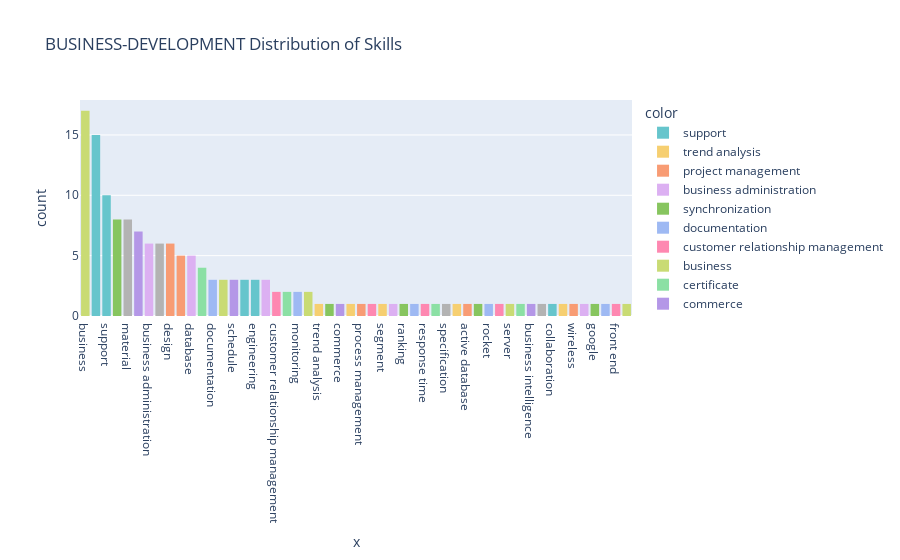

Notebook source saved alongside this figure:
### Code cell
# We want to know the skills required for someone apply for a BUSINESS-DEVELOPMENT job

Job_Category= 'BUSINESS-DEVELOPMENT'

Total_skills = []
if Job_Category != "ALL":
    fltr = data[data["Category"] == Job_Category]["skills"]
    for x in fltr:
        for i in x:
            Total_skills.append(i)
else:
    fltr = data["skills"]
    for x in fltr:
        for i in x:
            Total_skills.append(i)

fig = px.histogram(data, x=Total_skills, title=f"{Job_Category} Distribution of Skills",
                   color=Total_skills,
                   color_discrete_sequence=px.colors.qualitative.Pastel)

fig.update_xaxes(categoryorder="total descending")
fig.show()

### Figure 1 — Plotly figure (JSON) as saved in the notebook; plotly's stock layout.template omitted (floating-point values rounded to 4 significant figures)
{"data": [{"alignmentgroup": "True", "bingroup": "x", "hovertemplate": "color=support<br>x=%{x}<br>count=%{y}<extra></extra>", "legendgroup": "support", "marker": {"color": "rgb(102, 197, 204)", "pattern": {"shape": ""}}, "name": "support", "offsetgroup": "support", "orientation": "v", "showlegend": true, "type": "histogram", "x": ["support", "support", "support", "support", "support", "support", "support", "support", "support", "support"], "xaxis": "x", "yaxis": "y"}, {"alignmentgroup": "True", "bingroup": "x", "hovertemplate": "color=trend analysis<br>x=%{x}<br>count=%{y}<extra></extra>", "legendgroup": "trend analysis", "marker": {"color": "rgb(246, 207, 113)", "pattern": {"shape": ""}}, "name": "trend analysis", "offsetgroup": "trend analysis", "orientation": "v", "showlegend": true, "type": "histogram", "x": ["trend analysis"], "xaxis": "x", "yaxis": "y"}, {"alignmentgroup": "True", "bingroup": "x", "hovertemplate": "color=project management<br>x=%{x}<br>count=%{y}<extra></extra>", "legendgroup": "project management", "marker": {"color": "rgb(248, 156, 116)", "pattern": {"shape": ""}}, "name": "project management", "offsetgroup": "project management", "orientation": "v", "showlegend": true, "type": "histogram", "x": ["project management", "project management", "project management", "project management", "project management"], "xaxis": "x", "yaxis": "y"}, {"alignmentgroup": "True", "bingroup": "x", "hovertemplate": "color=business administration<br>x=%{x}<br>count=%{y}<extra></extra>", "legendgroup": "business administration", "marker": {"color": "rgb(220, 176, 242)", "pattern": {"shape": ""}}, "name": "business administration", "offsetgroup": "business administration", "orientation": "v", "showlegend": true, "type": "histogram", "x": ["business administration", "business administration", "business administration", "business administration", "business administration", "business administration"], "xaxis": "x", "yaxis": "y"}, {"alignmentgroup": "True", "bingroup": "x", "hovertemplate": "color=synchronization<br>x=%{x}<br>count=%{y}<extra></extra>", "legendgroup": "synchronization", "marker": {"color": "rgb(135, 197, 95)", "pattern": {"shape": ""}}, "name": "synchronization", "offsetgroup": "synchronization", "orientation": "v", "showlegend": true, "type": "histogram", "x": ["synchronization"], "xaxis": "x", "yaxis": "y"}, {"alignmentgroup": "True", "bingroup": "x", "hovertemplate": "color=documentation<br>x=%{x}<br>count=%{y}<extra></extra>", "legendgroup": "documentation", "marker": {"color": "rgb(158, 185, 243)", "pattern": {"shape": ""}}, "name": "documentation", "offsetgroup": "documentation", "orientation": "v", "showlegend": true, "type": "histogram", "x": ["documentation", "documentation", "documentation"], "xaxis": "x", "yaxis": "y"}, {"alignmentgroup": "True", "bingroup": "x", "hovertemplate": "color=customer relationship management<br>x=%{x}<br>count=%{y}<extra></extra>", "legendgroup": "customer relationship management", "marker": {"color": "rgb(254, 136, 177)", "pattern": {"shape": ""}}, "name": "customer relationship management", "offsetgroup": "customer relationship management", "orientation": "v", "showlegend": true, "type": "histogram", "x": ["customer relationship management", "customer relationship management"], "xaxis": "x", "yaxis": "y"}, {"alignmentgroup": "True", "bingroup": "x", "hovertemplate": "color=business<br>x=%{x}<br>count=%{y}<extra></extra>", "legendgroup": "business", "marker": {"color": "rgb(201, 219, 116)", "pattern": {"shape": ""}}, "name": "business", "offsetgroup": "business", "orientation": "v", "showlegend": true, "type": "histogram", "x": ["business", "business", "business", "business", "business", "business", "business", "business", "business", "business", "business", "business", "business", "business", "business", "business", "business"], "xaxis": "x", "yaxis": "y"}, {"alignmentgroup": "True", "bingroup": "x", "hovertemplate": "color=certificate<br>x=%{x}<br>count=%{y}<extra></extra>", "legendgroup": "certificate", "marker": {"color": "rgb(139, 224, 164)", "pattern": {"shape": ""}}, "name": "certificate", "offsetgroup": "certificate", "orientation": "v", "showlegend": true, "type": "histogram", "x": ["certificate", "certificate"], "xaxis": "x", "yaxis": "y"}, {"alignmentgroup": "True", "bingroup": "x", "hovertemplate": "color=commerce<br>x=%{x}<br>count=%{y}<extra></extra>", "legendgroup": "commerce", "marker": {"color": "rgb(180, 151, 231)", "pattern": {"shape": ""}}, "name": "commerce", "offsetgroup": "commerce", "orientation": "v", "showlegend": true, "type": "histogram", "x": ["commerce"], "xaxis": "x", "yaxis": "y"}, {"alignmentgroup": "True", "bingroup": "x", "hovertemplate": "color=advertising<br>x=%{x}<br>count=%{y}<extra></extra>", "legendgroup": "advertising", "marker": {"color": "rgb(179, 179, 179)", "pattern": {"shape": ""}}, "name": "advertising", "offsetgroup": "advertising", "orientation": "v", "showlegend": true, "type": "histogram", "x": ["advertising", "advertising", "advertising", "advertising", "advertising", "advertising"], "xaxis": "x", "yaxis": "y"}, {"alignmentgroup": "True", "bingroup": "x", "hovertemplate": "color=marketing<br>x=%{x}<br>count=%{y}<extra></extra>", "legendgroup": "marketing", "marker": {"color": "rgb(102, 197, 204)", "pattern": {"shape": ""}}, "name": "marketing", "offsetgroup": "marketing", "orientation": "v", "showlegend": true, "type": "histogram", "x": ["marketing", "marketing", "marketing", "marketing", "marketing", "marketing", "marketing", "marketing", "marketing", "marketing", "marketing", "marketing", "marketing", "marketing", "marketing"], "xaxis": "x", "yaxis": "y"}, {"alignmentgroup": "True", "bingroup": "x", "hovertemplate": "color=spring<br>x=%{x}<br>count=%{y}<extra></extra>", "legendgroup": "spring", "marker": {"color": "rgb(246, 207, 113)", "pattern": {"shape": ""}}, "name": "spring", "offsetgroup": "spring", "orientation": "v", "showlegend": true, "type": "histogram", "x": ["spring"], "xaxis": "x", "yaxis": "y"}, {"alignmentgroup": "True", "bingroup": "x", "hovertemplate": "color=process management<br>x=%{x}<br>count=%{y}<extra></extra>", "legendgroup": "process management", "marker": {"color": "rgb(248, 156, 116)", "pattern": {"shape": ""}}, "name": "process management", "offsetgroup": "process management", "orientation": "v", "showlegend": true, "type": "histogram", "x": ["process management"], "xaxis": "x", "yaxis": "y"}, {"alignmentgroup": "True", "bingroup": "x", "hovertemplate": "color=database<br>x=%{x}<br>count=%{y}<extra></extra>", "legendgroup": "database", "marker": {"color": "rgb(220, 176, 242)", "pattern": {"shape": ""}}, "name": "database", "offsetgroup": "database", "orientation": "v", "showlegend": true, "type": "histogram", "x": ["database", "database", "database", "database", "database"], "xaxis": "x", "yaxis": "y"}, {"alignmentgroup": "True", "bingroup": "x", "hovertemplate": "color=software<br>x=%{x}<br>count=%{y}<extra></extra>", "legendgroup": "software", "marker": {"color": "rgb(135, 197, 95)", "pattern": {"shape": ""}}, "name": "software", "offsetgroup": "software", "orientation": "v", "showlegend": true, "type": "histogram", "x": ["software", "software", "software", "software", "software", "software", "software", "software"], "xaxis": "x", "yaxis": "y"}, {"alignmentgroup": "True", "bingroup": "x", "hovertemplate": "color=monitoring<br>x=%{x}<br>count=%{y}<extra></extra>", "legendgroup": "monitoring", "marker": {"color": "rgb(158, 185, 243)", "pattern": {"shape": ""}}, "name": "monitoring", "offsetgroup": "monitoring", "orientation": "v", "showlegend": true, "type": "histogram", "x": ["monitoring", "monitoring"], "xaxis": "x", "yaxis": "y"}, {"alignmentgroup": "True", "bingroup": "x", "hovertemplate": "color=publishing<br>x=%{x}<br>count=%{y}<extra></extra>", "legendgroup": "publishing", "marker": {"color": "rgb(254, 136, 177)", "pattern": {"shape": ""}}, "name": "publishing", "offsetgroup": "publishing", "orientation": "v", "showlegend": true, "type": "histogram", "x": ["publishing"], "xaxis": "x", "yaxis": "y"}, {"alignmentgroup": "True", "bingroup": "x", "hovertemplate": "color=business process<br>x=%{x}<br>count=%{y}<extra></extra>", "legendgroup": "business process", "marker": {"color": "rgb(201, 219, 116)", "pattern": {"shape": ""}}, "name": "business process", "offsetgroup": "business process", "orientation": "v", "showlegend": true, "type": "histogram", "x": ["business process", "business process", "business process"], "xaxis": "x", "yaxis": "y"}, {"alignmentgroup": "True", "bingroup": "x", "hovertemplate": "color=accounting<br>x=%{x}<br>count=%{y}<extra></extra>", "legendgroup": "accounting", "marker": {"color": "rgb(139, 224, 164)", "pattern": {"shape": ""}}, "name": "accounting", "offsetgroup": "accounting", "orientation": "v", "showlegend": true, "type": "histogram", "x": ["accounting", "accounting", "accounting", "accounting"], "xaxis": "x", "yaxis": "y"}, {"alignmentgroup": "True", "bingroup": "x", "hovertemplate": "color=schedule<br>x=%{x}<br>count=%{y}<extra></extra>", "legendgroup": "schedule", "marker": {"color": "rgb(180, 151, 231)", "pattern": {"shape": ""}}, "name": "schedule", "offsetgroup": "schedule", "orientation": "v", "showlegend": true, "type": "histogram", "x": ["schedule", "schedule", "schedule"], "xaxis": "x", "yaxis": "y"}, {"alignmentgroup": "True", "bingroup": "x", "hovertemplate": "color=material<br>x=%{x}<br>count=%{y}<extra></extra>", "legendgroup": "material", "marker": {"color": "rgb(179, 179, 179)", "pattern": {"shape": ""}}, "name": "material", "offsetgroup": "material", "orientation": "v", "showlegend": true, "type": "histogram", "x": ["material", "material", "material", "material", "material", "material", "material", "material"], "xaxis": "x", "yaxis": "y"}, {"alignmentgroup": "True", "bingroup": "x", "hovertemplate": "color=medium<br>x=%{x}<br>count=%{y}<extra></extra>", "legendgroup": "medium", "marker": {"color": "rgb(102, 197, 204)", "pattern": {"shape": ""}}, "name": "medium", "offsetgroup": "medium", "orientation": "v", "showlegend": true, "type": "histogram", "x": ["medium", "medium", "medium"], "xaxis": "x", "yaxis": "y"}, {"alignmentgroup": "True", "bingroup": "x", "hovertemplate": "color=segment<br>x=%{x}<br>count=%{y}<extra></extra>", "legendgroup": "segment", "marker": {"color": "rgb(246, 207, 113)", "pattern": {"shape": ""}}, "name": "segment", "offsetgroup": "segment", "orientation": "v", "showlegend": true, "type": "histogram", "x": ["segment"], "xaxis": "x", "yaxis": "y"}, {"alignmentgroup": "True", "bingroup": "x", "hovertemplate": "color=design<br>x=%{x}<br>count=%{y}<extra></extra>", "legendgroup": "design", "marker": {"color": "rgb(248, 156, 116)", "pattern": {"shape": ""}}, "name": "design", "offsetgroup": "design", "orientation": "v", "showlegend": true, "type": "histogram", "x": ["design", "design", "design", "design", "design", "design"], "xaxis": "x", "yaxis": "y"}, {"alignmentgroup": "True", "bingroup": "x", "hovertemplate": "color=data quality<br>x=%{x}<br>count=%{y}<extra></extra>", "legendgroup": "data quality", "marker": {"color": "rgb(220, 176, 242)", "pattern": {"shape": ""}}, "name": "data quality", "offsetgroup": "data quality", "orientation": "v", "showlegend": true, "type": "histogram", "x": ["data quality"], "xaxis": "x", "yaxis": "y"}, {"alignmentgroup": "True", "bingroup": "x", "hovertemplate": "color=ranking<br>x=%{x}<br>count=%{y}<extra></extra>", "legendgroup": "ranking", "marker": {"color": "rgb(135, 197, 95)", "pattern": {"shape": ""}}, "name": "ranking", "offsetgroup": "ranking", "orientation": "v", "showlegend": true, "type": "histogram", "x": ["ranking"], "xaxis": "x", "yaxis": "y"}, {"alignmentgroup": "True", "bingroup": "x", "hovertemplate": "color=data analysis<br>x=%{x}<br>count=%{y}<extra></extra>", "legendgroup": "data analysis", "marker": {"color": "rgb(158, 185, 243)", "pattern": {"shape": ""}}, "name": "data analysis", "offsetgroup": "data analysis", "orientation": "v", "showlegend": true, "type": "histogram", "x": ["data analysis"], "xaxis": "x", "yaxis": "y"}, {"alignmentgroup": "True", "bingroup": "x", "hovertemplate": "color=response time<br>x=%{x}<br>count=%{y}<extra></extra>", "legendgroup": "response time", "marker": {"color": "rgb(254, 136, 177)", "pattern": {"shape": ""}}, "name": "response time", "offsetgroup": "response time", "orientation": "v", "showlegend": true, "type": "histogram", "x": ["response time"], "xaxis": "x", "yaxis": "y"}, {"alignmentgroup": "True", "bingroup": "x", "hovertemplate": "color=testing<br>x=%{x}<br>count=%{y}<extra></extra>", "legendgroup": "testing", "marker": {"color": "rgb(201, 219, 116)", "pattern": {"shape": ""}}, "name": "testing", "offsetgroup": "testing", "orientation": "v", "showlegend": true, "type": "histogram", "x": ["testing", "testing"], "xaxis": "x", "yaxis": "y"}, {"alignmentgroup": "True", "bingroup": "x", "hovertemplate": "color=amp<br>x=%{x}<br>count=%{y}<extra></extra>", "legendgroup": "amp", "marker": {"color": "rgb(139, 224, 164)", "pattern": {"shape": ""}}, "name": "amp", "offsetgroup": "amp", "orientation": "v", "showlegend": true, "type": "histogram", "x": ["amp"], "xaxis": "x", "yaxis": "y"}, {"alignmentgroup": "True", "bingroup": "x", "hovertemplate": "color=finance<br>x=%{x}<br>count=%{y}<extra></extra>", "legendgroup": "finance", "marker": {"color": "rgb(180, 151, 231)", "pattern": {"shape": ""}}, "name": "finance", "offsetgroup": "finance", "orientation": "v", "showlegend": true, "type": "histogram", "x": ["finance", "finance", "finance", "finance", "finance", "finance", "finance"], "xaxis": "x", "yaxis": "y"}, {"alignmentgroup": "True", "bingroup": "x", "hovertemplate": "color=specification<br>x=%{x}<br>count=%{y}<extra></extra>", "legendgroup": "specification", "marker": {"color": "rgb(179, 179, 179)", "pattern": {"shape": ""}}, "name": "specification", "offsetgroup": "specification", "orientation": "v", "showlegend": true, "type": "histogram", "x": ["specification"], "xaxis": "x", "yaxis": "y"}, {"alignmentgroup": "True", "bingroup": "x", "hovertemplate": "color=engineering<br>x=%{x}<br>count=%{y}<extra></extra>", "legendgroup": "engineering", "marker": {"color": "rgb(102, 197, 204)", "pattern": {"shape": ""}}, "name": "engineering", "offsetgroup": "engineering", "orientation": "v", "showlegend": true, "type": "histogram", "x": ["engineering", "engineering", "engineering"], "xaxis": "x", "yaxis": "y"}, {"alignmentgroup": "True", "bingroup": "x", "hovertemplate": "color=surge<br>x=%{x}<br>count=%{y}<extra></extra>", "legendgroup": "surge", "marker": {"color": "rgb(246, 207, 113)", "pattern": {"shape": ""}}, "name": "surge", "offsetgroup": "surge", "orientation": "v", "showlegend": true, "type": "histogram", "x": ["surge"], "xaxis": "x", "yaxis": "y"}, {"alignmentgroup": "True", "bingroup": "x", "hovertemplate": "color=active database<br>x=%{x}<br>count=%{y}<extra></extra>", "legendgroup": "active database", "marker": {"color": "rgb(248, 156, 116)", "pattern": {"shape": ""}}, "name": "active database", "offsetgroup": "active database", "orientation": "v", "showlegend": true, "type": "histogram", "x": ["active database"], "xaxis": "x", "yaxis": "y"}, {"alignmentgroup": "True", "bingroup": "x", "hovertemplate": "color=security<br>x=%{x}<br>count=%{y}<extra></extra>", "legendgroup": "security", "marker": {"color": "rgb(220, 176, 242)", "pattern": {"shape": ""}}, "name": "security", "offsetgroup": "security", "orientation": "v", "showlegend": true, "type": "histogram", "x": ["security", "security", "security"], "xaxis": "x", "yaxis": "y"}, {"alignmentgroup": "True", "bingroup": "x", "hovertemplate": "color=data management<br>x=%{x}<br>count=%{y}<extra></extra>", "legendgroup": "data management", "marker": {"color": "rgb(135, 197, 95)", "pattern": {"shape": ""}}, "name": "data management", "offsetgroup": "data management", "orientation": "v", "showlegend": true, "type": "histogram", "x": ["data management"], "xaxis": "x", "yaxis": "y"}, {"alignmentgroup": "True", "bingroup": "x", "hovertemplate": "color=rocket<br>x=%{x}<br>count=%{y}<extra></extra>", "legendgroup": "rocket", "marker": {"color": "rgb(158, 185, 243)", "pattern": {"shape": ""}}, "name": "rocket", "offsetgroup": "rocket", "orientation": "v", "showlegend": true, "type": "histogram", "x": ["rocket"], "xaxis": "x", "yaxis": "y"}, {"alignmentgroup": "True", "bingroup": "x", "hovertemplate": "color=computer science<br>x=%{x}<br>count=%{y}<extra></extra>", "legendgroup": "computer science", "marker": {"color": "rgb(254, 136, 177)", "pattern": {"shape": ""}}, "name": "computer science", "offsetgroup": "computer science", "orientation": "v", "showlegend": true, "type": "histogram", "x": ["computer science"], "xaxis": "x", "yaxis": "y"}, {"alignmentgroup": "True", "bingroup": "x", "hovertemplate": "color=server<br>x=%{x}<br>count=%{y}<extra></extra>", "legendgroup": "server", "marker": {"color": "rgb(201, 219, 116)", "pattern": {"shape": ""}}, "name": "server", "offsetgroup": "server", "orientation": "v", "showlegend": true, "type": "histogram", "x": ["server"], "xaxis": "x", "yaxis": "y"}, {"alignmentgroup": "True", "bingroup": "x", "hovertemplate": "color=data mining<br>x=%{x}<br>count=%{y}<extra></extra>", "legendgroup": "data mining", "marker": {"color": "rgb(139, 224, 164)", "pattern": {"shape": ""}}, "name": "data mining", "offsetgroup": "data mining", "orientation": "v", "showlegend": true, "type": "histogram", "x": ["data mining"], "xaxis": "x", "yaxis": "y"}, {"alignmentgroup": "True", "bingroup": "x", "hovertemplate": "color=business intelligence<br>x=%{x}<br>count=%{y}<extra></extra>", "legendgroup": "business intelligence", "marker": {"color": "rgb(180, 151, 231)", "pattern": {"shape": ""}}, "name": "business intelligence", "offsetgroup": "business intelligence", "orientation": "v", "showlegend": true, "type": "histogram", "x": ["business intelligence"], "xaxis": "x", "yaxis": "y"}, {"alignmentgroup": "True", "bingroup": "x", "hovertemplate": "color=release<br>x=%{x}<br>count=%{y}<extra></extra>", "legendgroup": "release", "marker": {"color": "rgb(179, 179, 179)", "pattern": {"shape": ""}}, "name": "release", "offsetgroup": "release", "orientation": "v", "showlegend": true, "type": "histogram", "x": ["release"], "xaxis": "x", "yaxis": "y"}, {"alignmentgroup": "True", "bingroup": "x", "hovertemplate": "color=collaboration<br>x=%{x}<br>count=%{y}<extra></extra>", "legendgroup": "collaboration", "marker": {"color": "rgb(102, 197, 204)", "pattern": {"shape": ""}}, "name": "collaboration", "offsetgroup": "collaboration", "orientation": "v", "showlegend": true, "type": "histogram", "x": ["collaboration"], "xaxis": "x", "yaxis": "y"}, {"alignmentgroup": "True", "bingroup": "x", "hovertemplate": "color=devise<br>x=%{x}<br>count=%{y}<extra></extra>", "legendgroup": "devise", "marker": {"color": "rgb(246, 207, 113)", "pattern": {"shape": ""}}, "name": "devise", "offsetgroup": "devise", "orientation": "v", "showlegend": true, "type": "histogram", "x": ["devise"], "xaxis": "x", "yaxis": "y"}, {"alignmentgroup": "True", "bingroup": "x", "hovertemplate": "color=wireless<br>x=%{x}<br>count=%{y}<extra></extra>", "legendgroup": "wireless", "marker": {"color": "rgb(248, 156, 116)", "pattern": {"shape": ""}}, "name": "wireless", "offsetgroup": "wireless", "orientation": "v", "showlegend": true, "type": "histogram", "x": ["wireless"], "xaxis": "x", "yaxis": "y"}, {"alignmentgroup": "True", "bingroup": "x", "hovertemplate": "color=component<br>x=%{x}<br>count=%{y}<extra></extra>", "legendgroup": "component", "marker": {"color": "rgb(220, 176, 242)", "pattern": {"shape": ""}}, "name": "component", "offsetgroup": "component", "orientation": "v", "showlegend": true, "type": "histogram", "x": ["component"], "xaxis": "x", "yaxis": "y"}, {"alignmentgroup": "True", "bingroup": "x", "hovertemplate": "color=google<br>x=%{x}<br>count=%{y}<extra></extra>", "legendgroup": "google", "marker": {"color": "rgb(135, 197, 95)", "pattern": {"shape": ""}}, "name": "google", "offsetgroup": "google", "orientation": "v", "showlegend": true, "type": "histogram", "x": ["google"], "xaxis": "x", "yaxis": "y"}, {"alignmentgroup": "True", "bingroup": "x", "hovertemplate": "color=translation service<br>x=%{x}<br>count=%{y}<extra></extra>", "legendgroup": "translation service", "marker": {"color": "rgb(158, 185, 243)", "pattern": {"shape": ""}}, "name": "translation service", "offsetgroup": "translation service", "orientation": "v", "showlegend": true, "type": "histogram", "x": ["translation service"], "xaxis": "x", "yaxis": "y"}, {"alignmentgroup": "True", "bingroup": "x", "hovertemplate": "color=front end<br>x=%{x}<br>count=%{y}<extra></extra>", "legendgroup": "front end", "marker": {"color": "rgb(254, 136, 177)", "pattern": {"shape": ""}}, "name": "front end", "offsetgroup": "front end", "orientation": "v", "showlegend": true, "type": "histogram", "x": ["front end"], "xaxis": "x", "yaxis": "y"}, {"alignmentgroup": "True", "bingroup": "x", "hovertemplate": "color=mode<br>x=%{x}<br>count=%{y}<extra></extra>", "legendgroup": "mode", "marker": {"color": "rgb(201, 219, 116)", "pattern": {"shape": ""}}, "name": "mode", "offsetgroup": "mode", "orientation": "v", "showlegend": true, "type": "histogram", "x": ["mode"], "xaxis": "x", "yaxis": "y"}], "layout": {"barmode": "relative", "legend": {"title": {"text": "color"}, "tracegroupgap": 0}, "title": {"text": "BUSINESS-DEVELOPMENT Distribution of Skills"}, "xaxis": {"anchor": "y", "categoryorder": "total descending", "domain": [0, 1], "title": {"text": "x"}}, "yaxis": {"anchor": "x", "domain": [0, 1], "title": {"text": "count"}}}}
